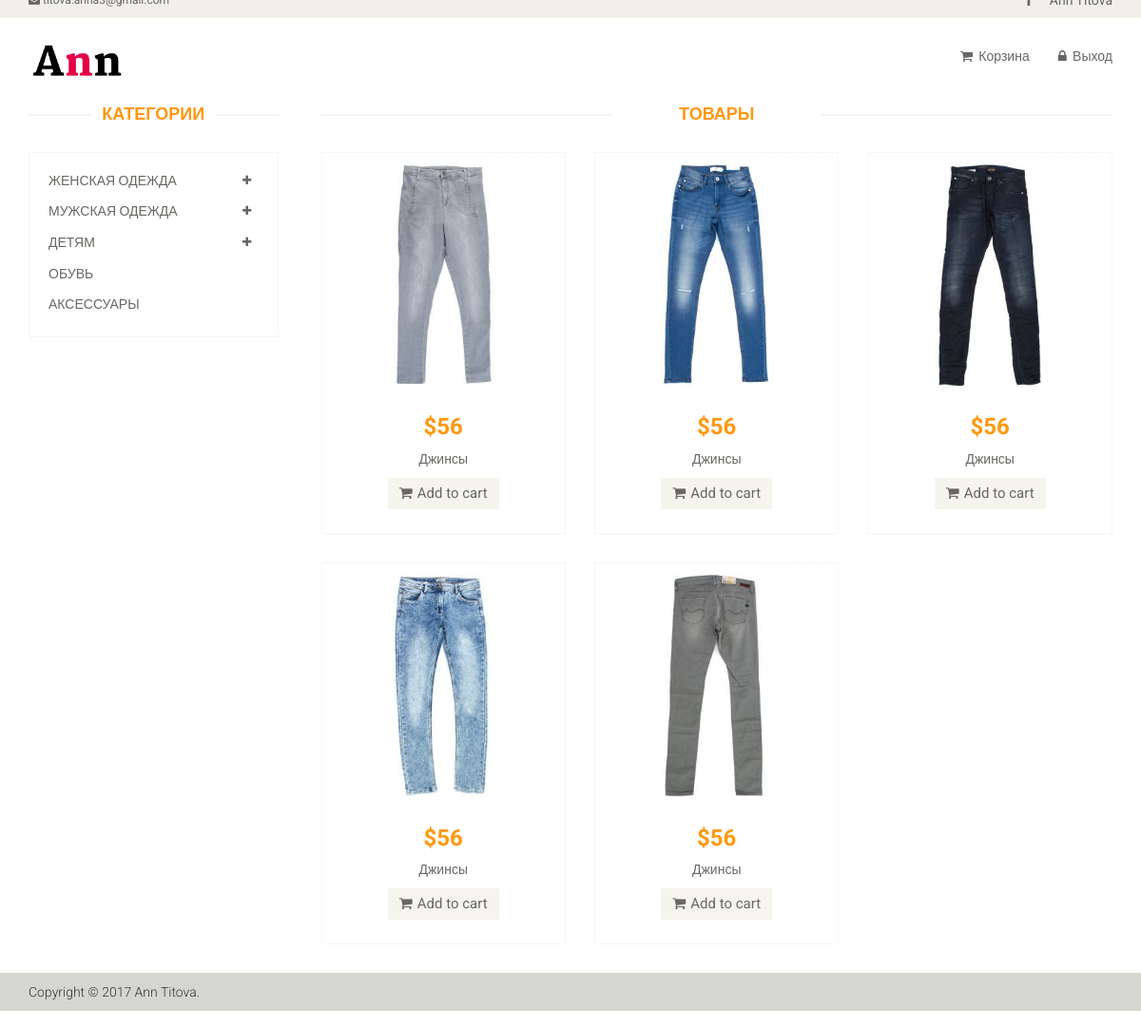
Screenshot of /magazin_women_jeans.php with the database file from the repository.
### tables this page shows
CREATE TABLE IF NOT EXISTS `products` (
  `id` int(111) NOT NULL AUTO_INCREMENT,
  `id_user` int(11) NOT NULL,
  `name` varchar(255) NOT NULL,
  `size` varchar(255) NOT NULL,
  `color` varchar(255) NOT NULL,
  `sezon` varchar(255) NOT NULL,
  `image` varchar(255) NOT NULL,
  `view` varchar(255) NOT NULL,
  `cart` int(11) NOT NULL,
  `price` varchar(255) NOT NULL,
  PRIMARY KEY (`id`)
);

### magazin_women_jeans.php (the view, shortened to what this page needs)
<?php include ("header.php"); ?>
				<div class="col-sm-9 padding-right">
					<div class="features_items">
						<h2 class="title text-center">Товары</h2>
												<?php
$res = mysql_query("SELECT * FROM products WHERE view = 'Womanjeans'") or die(mysql_error());
while($total = mysql_fetch_array($res)){
echo '
<div class="col-sm-4">
							<div class="product-image-wrapper">
								<div class="single-products">
									<div class="productinfo text-center">
										<img src="images/home/jeans/'. $total['image'] .'" alt="" />
										<h2>'. $total['price'] .'</h2>
										<p>'. $total['name'] .'</p>
										<a href="#" class="btn btn-default add-to-cart"><i class="fa fa-shopping-cart"></i>Add to cart</a>
									</div>
									<div class="product-overlay">
										<div class="overlay-content">
										<div class = "content-opis">
										<p>Цвет: '. $total['color'] .'</p>
										<p>Размер: '. $total['size'] .'</p>
										<p>Сезон: '. $total['sezon'] .'</p>
										</div>
											<h2>'. $total['price'] .'</h2>
											<p>'. $total['name'] .'</p>
											<form action = "cart.php?id='. $total['id'] .'" method="post">
											 <button type="submit" class = "submit"> <a  class="btn btn-default add-to-cart"><i class="fa fa-shopping-cart"></i>Add to cart</a></button>
											</form>
										</div>
									</div>
								</div>
							</div>
						</div>
';
}
						?>
					</div>
				</div>
			<?php
						include ("footer.php");?>

### css/main.css (style rules this page uses)
body { font-family: 'Roboto', sans-serif; background:; position: relative; font-weight:400px; }
a { -webkit-transition: 300ms; -moz-transition: 300ms; -o-transition: 300ms; transition: 300ms; }
h1, h2, h3, h4, h5, h6 { font-family: 'Roboto', sans-serif; }
.left-sidebar h2:after, h2.title:after { content: " "; position: absolute; border: 1px solid #f5f5f5; bottom:8px; left: 0; width: 100%; height: 0; z-index: -2; }
h2.title:before { content: " "; position: absolute; background: #fff; bottom: -6px; width: 220px; height: 30px; z-index: -1; left: 50%; margin-left: -110px; }
.padding-right { padding-right: 0; }
.features_items { overflow:hidden; }
h2.title { color: #FE980F; font-family: 'Roboto', sans-serif; font-size: 18px; font-weight: 700; margin: 0 15px; text-transform: uppercase; margin-bottom: 30px; position: relative; }
.product-image-wrapper { border:1px solid #F7F7F5; overflow: hidden; margin-bottom:30px; }
.single-products { position: relative; }
.productinfo h2 { color: #FE980F; font-family: 'Roboto', sans-serif; font-size: 24px; font-weight: 700; }
.productinfo p { font-family: 'Roboto', sans-serif; font-size: 14px; font-weight: 400; color: #696763; }
.productinfo img { width: 100%; }
.productinfo { position:relative; }
.product-overlay { background:#FE980F; top: 0; display: none; height: 0; position: absolute; transition: height 500ms ease 0s; width: 100%; display: block; opacity:; }
.product-overlay .overlay-content { bottom: 5%; position: absolute; bottom: 5%; text-align: center; width: 100%; }
.add-to-cart { background:#F5F5ED; border: 0 none; border-radius: 0; color: #696763; font-family: 'Roboto', sans-serif; font-size: 15px; margin-bottom: 25px; }
.add-to-cart i { margin-right:5px; }

### rows the page displays
products: image (picture), price "$56", name "Джинсы"
products: image (picture), price "$56", name "Джинсы"
products: image (picture), price "$56", name "Джинсы"
products: image (picture), price "$56", name "Джинсы"
products: image (picture), price "$56", name "Джинсы"
